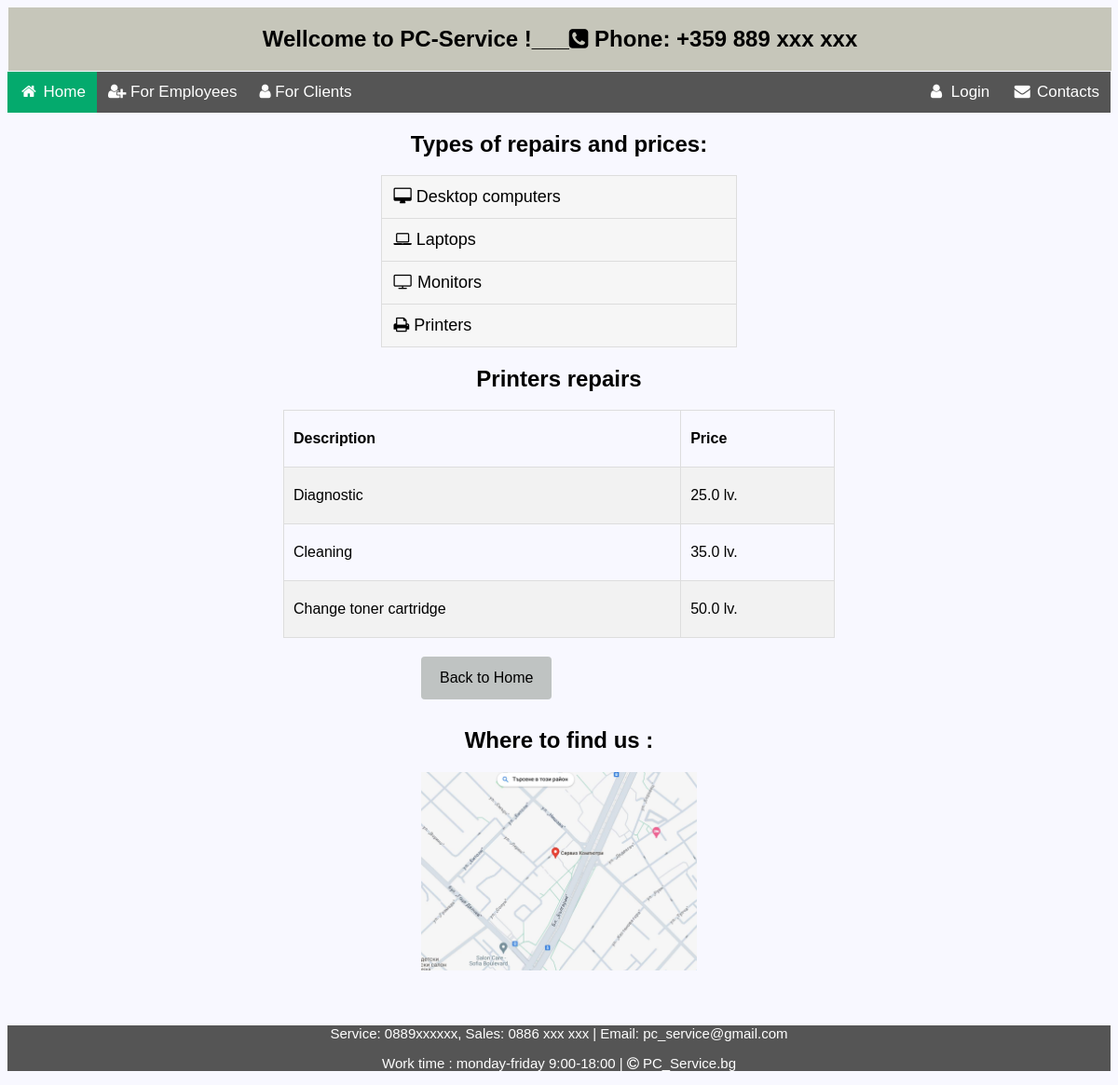
The app's page /info/printers/, older data.
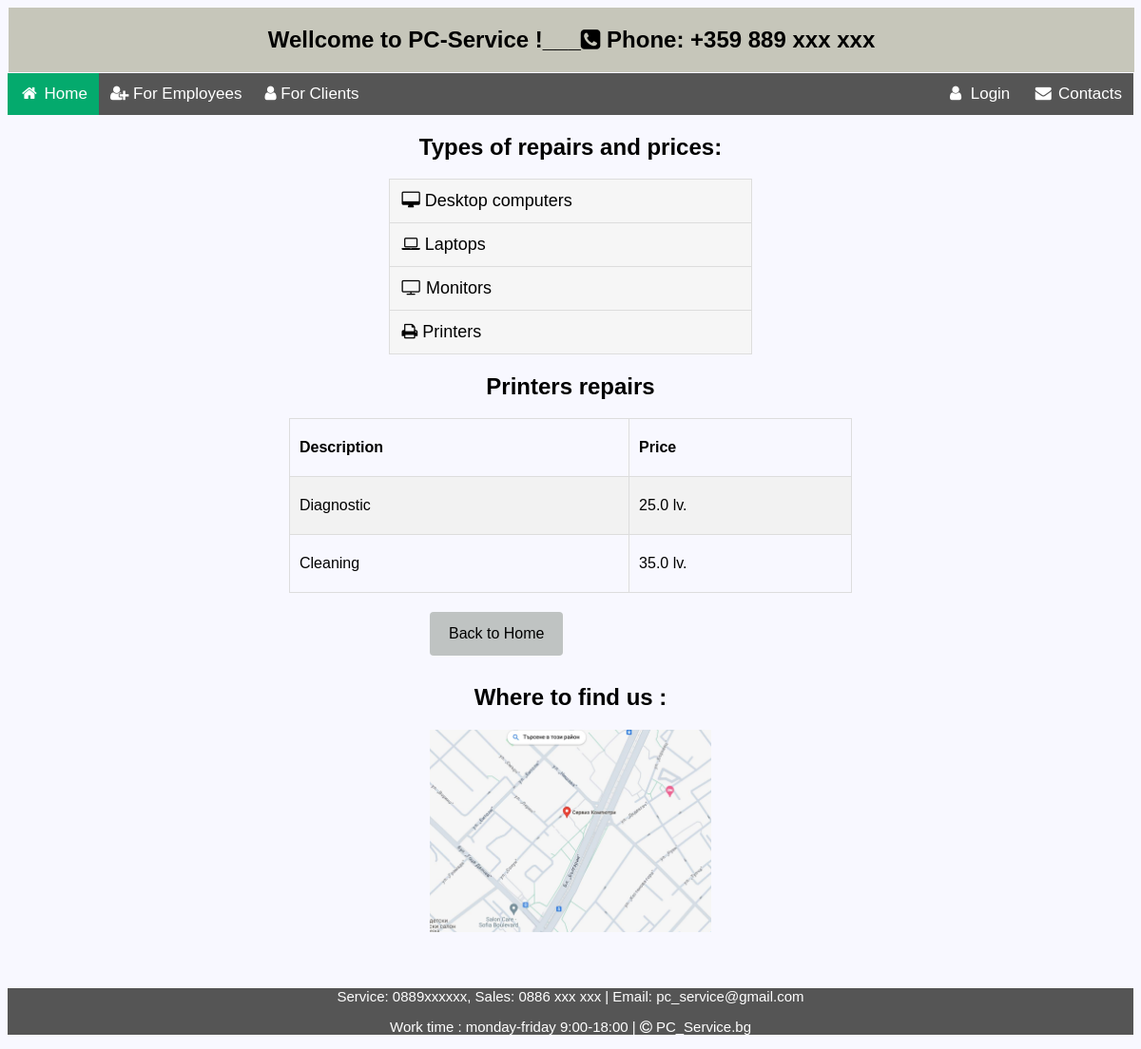
The same page, newer data.
### sm_system/common/models.py (models this page shows, shortened)
class ServiceInfo(models.Model):
    DEVICE_MAX_LENGTH = 20
    DESCRIPTION_MAX_LENGTH = 200
    PRICE_MAX_LENGTH = 20
    device = models.CharField(
        max_length=DEVICE_MAX_LENGTH,
        choices=DEVICE,
        null=False,
        blank=False,
    )
    description = models.CharField(
        max_length=DESCRIPTION_MAX_LENGTH,
        null=False,
        blank=False,
    )
    price = models.FloatField(
        default= 0.00,
        null=False,
        blank=False,
    )
    class Meta:
        ordering = ('pk',)

### sm_system/common/views.py (the view)
# urls.py: path('printers/', PrintersListView.as_view(), name='printers'),
class PrintersListView(ListView):
    model = ServiceInfo
    template_name = 'common/printers.html'
    def get_queryset(self):
        return super().get_queryset().filter(device='printer')

### templates/common/printers.html
{% extends 'common/service_wellcome.html' %}
{% block printers %}
<div class="info div">
        <h2 class="headers">Printers repairs</h2>
    <table class="table">
        <tr >
            <th >Description</th>
            <th>Price</th>
        </tr>
        {% for row in object_list %}
        <tr>
            <td >{{ row.description }}</td>
            <td>{{ row.price }} lv.</td>
        </tr>
        {% empty %}
            <h2 class="headers">No records !</h2>
        {% endfor %}
    </table>
    <div>
        <a href="{% url 'home_page'%}" class="button">Back to Home</a>
    </div>
</div>
{% endblock %}

Row changes from the older to the newer data that the page shows:
removed ServiceInfo: description "Change toner cartridge", price "50.0"
